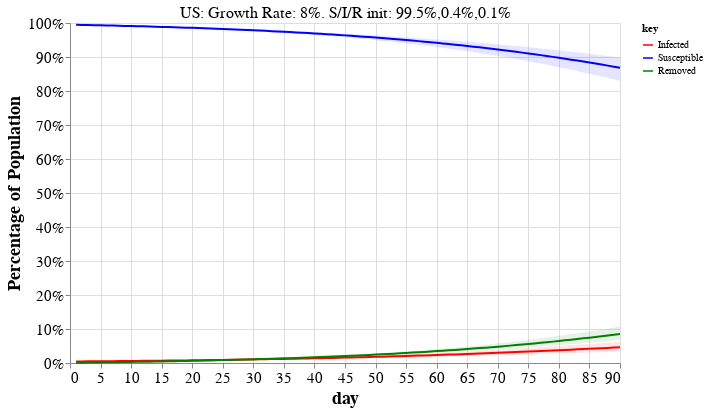

Notebook source saved alongside this figure:
### Markdown cell above
<a id='examples'></a>

## Interactive plot of Model predictions

For top 40 countries by estimated new cases.

> Tip: Choose a country from the drop-down menu to see the calculations used in the tables above and the dynamics of the model.

### Code cell
#hide_input
sir_plot_countries = df.sort_values('Cases.new.est', ascending=False).head(40).index
_, debug_dfs = helper.table_with_projections(debug_countries=sir_plot_countries)

df_alt = pd.concat([d.reset_index() for d in debug_dfs], axis=0)
covid_helpers.altair_sir_plot(df_alt, sir_plot_countries[0])

### Figure 1 — Vega-Lite specification as saved in the notebook (floating-point values rounded to 4 significant figures; data arrays with more than 128 entries replaced by an {"elided": "..."} marker saying what was removed)
{"config": {"view": {"continuousWidth": 400, "continuousHeight": 300}, "axis": {"grid": true, "labelFontSize": 15, "titleFontSize": 18}, "title": {"fontSize": 20}}, "layer": [{"mark": "line", "encoding": {"color": {"type": "nominal", "field": "key", "scale": {"domain": ["Infected", "Susceptible", "Removed"], "range": ["red", "blue", "green"]}}, "x": {"type": "quantitative", "field": "day"}, "y": {"type": "quantitative", "axis": {"format": "%", "title": "Percentage of Population"}, "field": "value"}}, "selection": {"Select": {"type": "single", "fields": ["country"], "init": {"country": "US"}, "bind": {"input": "select", "options": ["Algeria", "Bangladesh", "Belarus", "Belgium", "Brazil", "Canada", "Chile", "Colombia", "Denmark", "Dominican Republic", "Ecuador", "Egypt", "France", "Germany", "Hungary", "India", "Indonesia", "Iran", "Ireland", "Israel", "Italy", "Japan", "Mexico", "Morocco", "Netherlands", "Panama", "Peru", "Philippines", "Poland", "Portugal", "Romania", "Russia", "Serbia", "Spain", "Sweden", "Switzerland", "Turkey", "US", "Ukraine", "United Kingdom"]}}}, "transform": [{"fold": ["Infected", "Susceptible", "Removed"]}]}, {"layer": [{"layer": [{"mark": {"type": "area", "color": "red", "opacity": 0.1}, "encoding": {"x": {"type": "quantitative", "field": "day"}, "y": {"type": "quantitative", "field": "Infected\\.max"}, "y2": {"field": "Infected\\.min"}}}, {"mark": {"type": "area", "color": "blue", "opacity": 0.1}, "encoding": {"x": {"type": "quantitative", "field": "day"}, "y": {"type": "quantitative", "field": "Susceptible\\.max"}, "y2": {"field": "Susceptible\\.min"}}}]}, {"mark": {"type": "area", "color": "green", "opacity": 0.1}, "encoding": {"x": {"type": "quantitative", "field": "day"}, "y": {"type": "quantitative", "field": "Removed\\.max"}, "y2": {"field": "Removed\\.min"}}}]}, {"data": {"name": "data-786c272cf8f36044bbd0e4665aac600a"}, "mark": {"type": "text", "dx": 0, "dy": -180, "size": 16}, "encoding": {"text": {"type": "nominal", "field": "title"}}, "transform": [{"filter": {"selection": "Select"}}]}], "data": {"name": "data-1d11250d06ba30f35435435edc3d2585"}, "height": 340, "transform": [{"filter": {"selection": "Select"}}], "width": 550, "$schema": "https://vega.github.io/schema/vega-lite/v4.8.1.json", "datasets": {"data-1d11250d06ba30f35435435edc3d2585": {"elided": "3600 records"}, "data-786c272cf8f36044bbd0e4665aac600a": [{"country": "US", "title": "US: Growth Rate: 8%. S/I/R init: 99.5%,0.4%,0.1%"}, {"country": "France", "title": "France: Growth Rate: 6%. S/I/R init: 98.1%,1.6%,0.4%"}, {"country": "United Kingdom", "title": "United Kingdom: Growth Rate: 9%. S/I/R init: 98.6%,1.1%,0.2%"}, {"country": "Spain", "title": "Spain: Growth Rate: 4%. S/I/R init: 97.8%,1.5%,0.6%"}, {"country": "Italy", "title": "Italy: Growth Rate: 3%. S/I/R init: 98.2%,1.0%,0.7%"}, {"country": "Belgium", "title": "Belgium: Growth Rate: 6%. S/I/R init: 97.9%,1.6%,0.5%"}, {"country": "Brazil", "title": "Brazil: Growth Rate: 12%. S/I/R init: 99.9%,0.1%,0.0%"}, {"country": "Turkey", "title": "Turkey: Growth Rate: 12%. S/I/R init: 99.9%,0.1%,0.0%"}, {"country": "Netherlands", "title": "Netherlands: Growth Rate: 5%. S/I/R init: 99.0%,0.8%,0.3%"}, {"country": "Iran", "title": "Iran: Growth Rate: 3%. S/I/R init: 99.7%,0.2%,0.1%"}, {"country": "Germany", "title": "Germany: Growth Rate: 4%. S/I/R init: 99.8%,0.2%,0.1%"}, {"country": "Sweden", "title": "Sweden: Growth Rate: 7%. S/I/R init: 99.3%,0.5%,0.2%"}, {"country": "Peru", "title": "Peru: Growth Rate: 22%. S/I/R init: 99.9%,0.1%,0.0%"}, {"country": "India", "title": "India: Growth Rate: 16%. S/I/R init: 100.0%,0.0%,0.0%"}, {"country": "Ecuador", "title": "Ecuador: Growth Rate: 19%. S/I/R init: 99.8%,0.2%,0.0%"}, {"country": "Canada", "title": "Canada: Growth Rate: 7%. S/I/R init: 99.9%,0.1%,0.0%"}, {"country": "Ireland", "title": "Ireland: Growth Rate: 11%. S/I/R init: 99.4%,0.5%,0.1%"}, {"country": "Mexico", "title": "Mexico: Growth Rate: 13%. S/I/R init: 100.0%,0.0%,0.0%"}, {"country": "Indonesia", "title": "Indonesia: Growth Rate: 9%. S/I/R init: 100.0%,0.0%,0.0%"}, {"country": "Portugal", "title": "Portugal: Growth Rate: 7%. S/I/R init: 99.7%,0.3%,0.1%"}, {"country": "Switzerland", "title": "Switzerland: Growth Rate: 3%. S/I/R init: 99.3%,0.4%,0.2%"}, {"country": "Russia", "title": "Russia: Growth Rate: 17%. S/I/R init: 100.0%,0.0%,0.0%"}, {"country": "Bangladesh", "title": "Bangladesh: Growth Rate: 37%. S/I/R init: 100.0%,0.0%,0.0%"}, {"country": "Romania", "title": "Romania: Growth Rate: 7%. S/I/R init: 99.9%,0.1%,0.0%"}, {"country": "Algeria", "title": "Algeria: Growth Rate: 6%. S/I/R init: 100.0%,0.0%,0.0%"}, {"country": "Poland", "title": "Poland: Growth Rate: 8%. S/I/R init: 100.0%,0.0%,0.0%"}, {"country": "Denmark", "title": "Denmark: Growth Rate: 6%. S/I/R init: 99.7%,0.2%,0.1%"}, {"country": "Egypt", "title": "Egypt: Growth Rate: 9%. S/I/R init: 100.0%,0.0%,0.0%"}, {"country": "Japan", "title": "Japan: Growth Rate: 12%. S/I/R init: 100.0%,0.0%,0.0%"}, {"country": "Belarus", "title": "Belarus: Growth Rate: 31%. S/I/R init: 99.9%,0.1%,0.0%"}, {"country": "Dominican Republic", "title": "Dominican Republic: Growth Rate: 9%. S/I/R init: 99.9%,0.1%,0.0%"}, {"country": "Philippines", "title": "Philippines: Growth Rate: 5%. S/I/R init: 100.0%,0.0%,0.0%"}, {"country": "Serbia", "title": "Serbia: Growth Rate: 10%. S/I/R init: 99.9%,0.1%,0.0%"}, {"country": "Ukraine", "title": "Ukraine: Growth Rate: 12%. S/I/R init: 100.0%,0.0%,0.0%"}, {"country": "Colombia", "title": "Colombia: Growth Rate: 11%. S/I/R init: 100.0%,0.0%,0.0%"}, {"country": "Morocco", "title": "Morocco: Growth Rate: 7%. S/I/R init: 100.0%,0.0%,0.0%"}, {"country": "Hungary", "title": "Hungary: Growth Rate: 11%. S/I/R init: 99.9%,0.1%,0.0%"}, {"country": "Panama", "title": "Panama: Growth Rate: 9%. S/I/R init: 99.8%,0.1%,0.0%"}, {"country": "Chile", "title": "Chile: Growth Rate: 8%. S/I/R init: 100.0%,0.0%,0.0%"}, {"country": "Israel", "title": "Israel: Growth Rate: 4%. S/I/R init: 99.9%,0.1%,0.0%"}]}}
